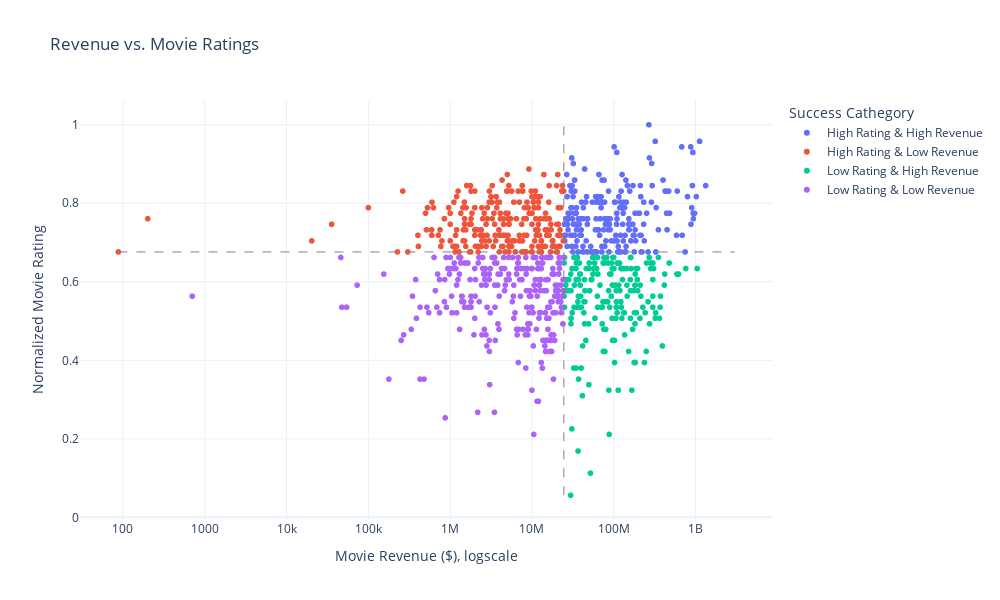

Notebook source saved alongside this figure:
### Code cell
# We want to check which movies are successful based on the two characteristics revenue and movie ratings. We will show four quadrants each containing about a quarter of movies. 
def assign_quadrant(row, revenue_median, rating_median, revenue_column):
    if row[revenue_column] < revenue_median and row['normalized_rating_x'] < rating_median:
        return 'Low Rating & Low Revenue'
    elif row[revenue_column] < revenue_median and row['normalized_rating_x'] >= rating_median:
        return 'High Rating & Low Revenue'
    elif row[revenue_column] >= revenue_median and row['normalized_rating_x'] < rating_median:
        return 'Low Rating & High Revenue'
    else:
        return 'High Rating & High Revenue'
    

def quadrant_revenue(df_revenue, revenue_column, title):

    revenue_median = df_revenue[revenue_column].median()
    rating_median = df_revenue['normalized_rating_x'].median()

    df_revenue['Success Cathegory'] = df_revenue.apply(lambda row: assign_quadrant(row, revenue_median, rating_median, revenue_column), axis=1)

    fig = px.scatter(
        df_revenue,
        x=revenue_column,
        y='normalized_rating_x',
        hover_name='movie_name',
        color='Success Cathegory',
        title= title,
        labels={revenue_column: 'Movie Revenue ($), logscale', 'normalized_rating_x': 'Normalized Movie Rating'},
        template='plotly_white'
    )

    fig.add_shape(
        type='line',
        x0=revenue_median, x1=revenue_median,
        y0=df_revenue['normalized_rating_x'].min(), y1=df_revenue['normalized_rating_x'].max(),
        line=dict(color='Gray', width=1, dash="dash")
    )

    fig.add_shape(
        type='line',
        x0=df_revenue[revenue_column].min(), x1=df_revenue[revenue_column].max(),
        y0=rating_median, y1=rating_median,
        line=dict(color='Gray', width=1, dash="dash")
    )

    fig.update_layout(
        xaxis_type="log",
        width=1000,
        height=600
    )

    fig.show()

quadrant_revenue(df_revenue, 'revenue', title='Revenue vs. Movie Ratings')

### Figure 1 — Plotly figure (JSON) as saved in the notebook; plotly's stock layout.template omitted (floating-point values rounded to 4 significant figures; data arrays with more than 128 entries replaced by an {"elided": "..."} marker saying what was removed)
{"data": [{"hovertemplate": "<b>%{hovertext}</b><br><br>Success Cathegory=High Rating & High Revenue<br>Movie Revenue ($), logscale=%{x}<br>Normalized Movie Rating=%{y}<extra></extra>", "hovertext": {"elided": "313 str values"}, "legendgroup": "High Rating & High Revenue", "marker": {"color": "#636efa", "symbol": "circle"}, "mode": "markers", "name": "High Rating & High Revenue", "showlegend": true, "type": "scattergl", "x": {"elided": "313 int values"}, "xaxis": "x", "y": {"elided": "313 float values"}, "yaxis": "y"}, {"hovertemplate": "<b>%{hovertext}</b><br><br>Success Cathegory=High Rating & Low Revenue<br>Movie Revenue ($), logscale=%{x}<br>Normalized Movie Rating=%{y}<extra></extra>", "hovertext": {"elided": "243 str values"}, "legendgroup": "High Rating & Low Revenue", "marker": {"color": "#EF553B", "symbol": "circle"}, "mode": "markers", "name": "High Rating & Low Revenue", "showlegend": true, "type": "scattergl", "x": {"elided": "243 int values"}, "xaxis": "x", "y": {"elided": "243 float values"}, "yaxis": "y"}, {"hovertemplate": "<b>%{hovertext}</b><br><br>Success Cathegory=Low Rating & High Revenue<br>Movie Revenue ($), logscale=%{x}<br>Normalized Movie Rating=%{y}<extra></extra>", "hovertext": {"elided": "203 str values"}, "legendgroup": "Low Rating & High Revenue", "marker": {"color": "#00cc96", "symbol": "circle"}, "mode": "markers", "name": "Low Rating & High Revenue", "showlegend": true, "type": "scattergl", "x": {"elided": "203 int values"}, "xaxis": "x", "y": {"elided": "203 float values"}, "yaxis": "y"}, {"hovertemplate": "<b>%{hovertext}</b><br><br>Success Cathegory=Low Rating & Low Revenue<br>Movie Revenue ($), logscale=%{x}<br>Normalized Movie Rating=%{y}<extra></extra>", "hovertext": {"elided": "255 str values"}, "legendgroup": "Low Rating & Low Revenue", "marker": {"color": "#ab63fa", "symbol": "circle"}, "mode": "markers", "name": "Low Rating & Low Revenue", "showlegend": true, "type": "scattergl", "x": {"elided": "255 int values"}, "xaxis": "x", "y": {"elided": "255 float values"}, "yaxis": "y"}], "layout": {"height": 600, "legend": {"title": {"text": "Success Cathegory"}, "tracegroupgap": 0}, "shapes": [{"line": {"color": "Gray", "dash": "dash", "width": 1}, "type": "line", "x0": 24528923, "x1": 24528923, "y0": 0.05634, "y1": 1}, {"line": {"color": "Gray", "dash": "dash", "width": 1}, "type": "line", "x0": 88, "x1": 3000000000, "y0": 0.6761, "y1": 0.6761}], "title": {"text": "Revenue vs. Movie Ratings"}, "width": 1000, "xaxis": {"anchor": "y", "domain": [0, 1], "title": {"text": "Movie Revenue ($), logscale"}, "type": "log"}, "yaxis": {"anchor": "x", "domain": [0, 1], "title": {"text": "Normalized Movie Rating"}}}}
